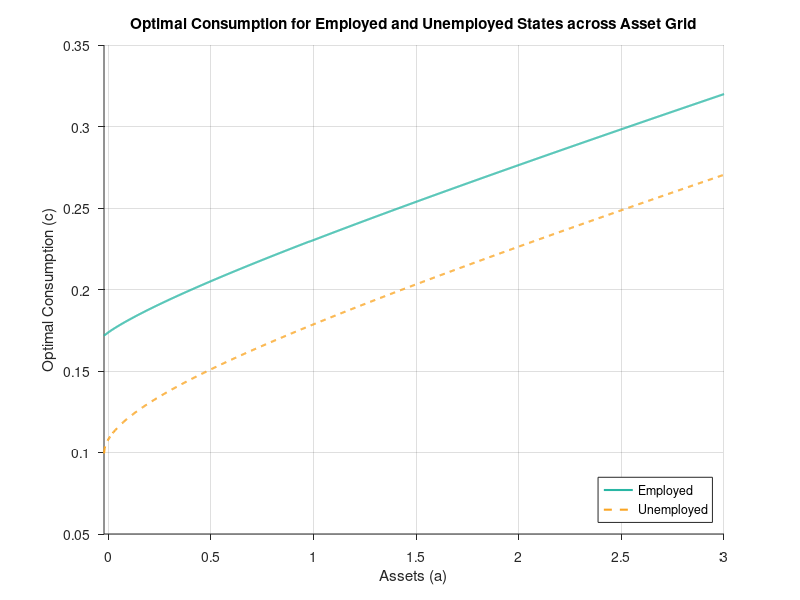
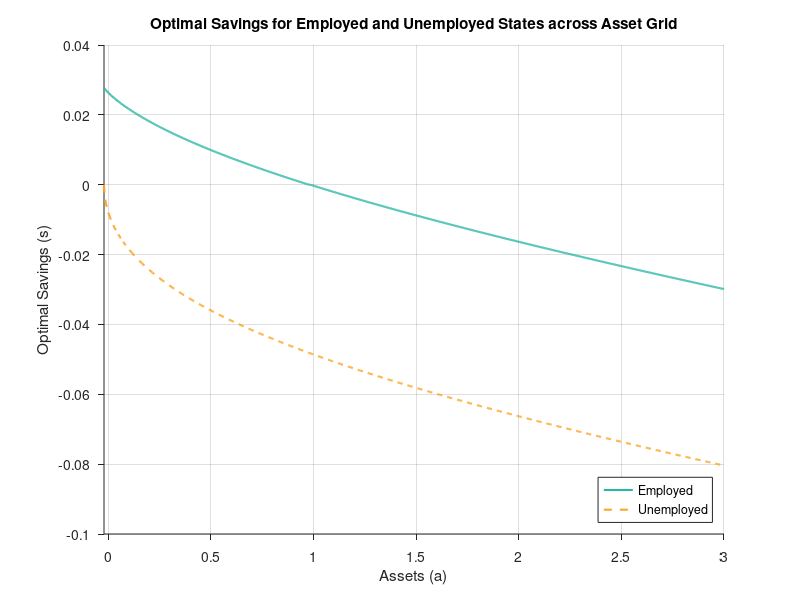
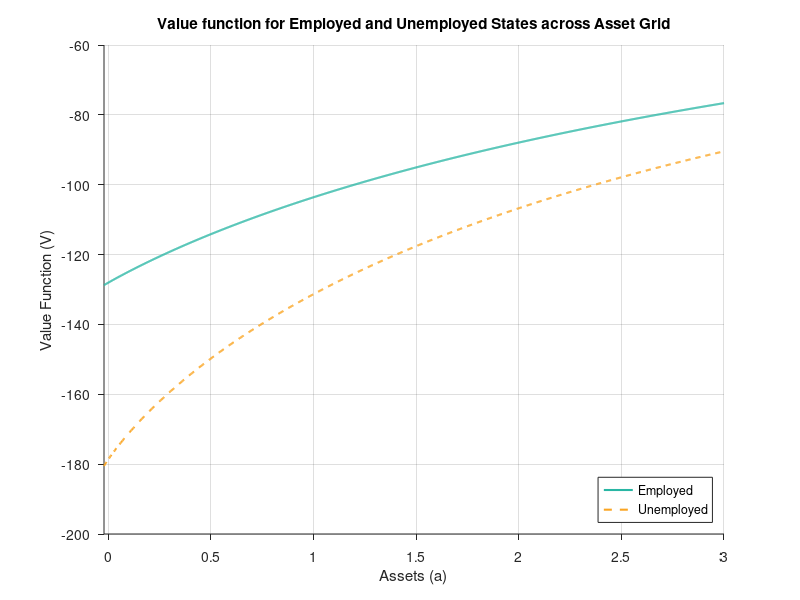

MATLAB code for these plots, in order:
%{
--------------------------------------------------------------------------------------------------------------------------
Purpose: Coding part of problem set 3
Created: Nico Rotundo 2024-11-13 
--------------------------------------------------------------------------------------------------------------------------
%}

%{ 
--------------------------------------------------------------------------------------------------------------------------
Define parameters
--------------------------------------------------------------------------------------------------------------------------
%} 
clear all;

% Relative risk aversion coefficient 
sigma = 2;

% Income
z_e = 0.2;
z_u = 0.1;
z = [z_e, z_u];

% Transition rates 
lambda_e = 0.03;
lambda_u = 0.02;
lambda = [lambda_e, lambda_u];

% Interest rate 
r = 0.03; 

% Discount rate 
rho = 0.05;

%{ 
--------------------------------------------------------------------------------------------------------------------------
Define asset grid
--------------------------------------------------------------------------------------------------------------------------
%} 

% Borrowing constraint minimum
a_min = -0.02; 

% Borrowing constraint maximum
a_max = 3; 

% Number of grid points
num_points = 1000; 

% Define grid (slide 40)
a_grid = linspace(a_min, a_max, num_points)';

% Step size
delta_a = (a_max - a_min)/(num_points-1); 

% Define double length a and z vectors
a_grid_expanded = [a_grid, a_grid];
z_matrix_expanded = ones(num_points, 1) * z;

% Max iterations 
max_iterations = 500; 

%{ 
--------------------------------------------------------------------------------------------------------------------------
Define utility function and its derivative 
--------------------------------------------------------------------------------------------------------------------------
%}

% Utility function (CRRA), handling vector inputs
U = @(c) (c.^(1 - sigma)) / (1 - sigma); 

% Derivative of utility, handling vector inputs
U_prime = @(c) c.^(-sigma);

% Inverse of derivative of utility 
U_prime_inv = @(Vp) (Vp).^(-1 / sigma); 

%{ 
--------------------------------------------------------------------------------------------------------------------------
% Initialize value functions, consumption policies, and block matrix with transition probabilities
--------------------------------------------------------------------------------------------------------------------------
%}

% Combined consumption for employed and unemployed states
% Column 1 for employed, Row 2 for unemployed
c = zeros(num_points, 2); 

% Initialize arrays for forward finite difference approximation for V'_i,j 
% Column 1 for employed, Row 2 for unemployed
V_prime_forward = zeros(num_points,2);

% Initialize arrays for forward finite difference approximation for V'_i,j 
% Column 1 for employed, Row 2 for unemployed
V_prime_backward = zeros(num_points,2);

% Construct block matrix with transition probabilities (slide 41)
A = [-speye(num_points)*lambda(1), speye(num_points)*lambda(1);
        speye(num_points)*lambda(2),-speye(num_points)*lambda(2)
        ];

%{ 
--------------------------------------------------------------------------------------------------------------------------
Compute optimal savings using both the forward and backward difference approximations, and use the approximation for 
V'_{i, j} from the slides 
--------------------------------------------------------------------------------------------------------------------------
%}

% % Initial guess (slides 39 and 40)

% Employed column 
V_0(:,1) = U(z(1) + r * a_grid)/rho;

% Unemployed column
V_0(:,2) = U(z(2) + r * a_grid)/rho;

% Set initial approximation of value function
v_approximation = V_0;

% Iterate from 1 to max_iterations
for i = 1:max_iterations

    % Set value function equal to current approximation of value function
    V = v_approximation;

    % Iterate over each employment state (1 = unemployed, 2 = employed)
    for j = 1:2  

        % % Value function finite difference approximations (slide 32)

        % Forward difference for state j
        V_prime_forward(1:num_points-1, j) = (V(2:num_points, j) - V(1:num_points-1, j)) / delta_a;

        % State constraint a <= a_max (slide 38)
        V_prime_forward(num_points, j) = U_prime(z(j) + r * a_max);  

        % Backward difference for state j
        V_prime_backward(2:num_points, j) = (V(2:num_points, j) - V(1:num_points-1, j)) / delta_a;

        % Borrowing constraint (slide 38)
        V_prime_backward(1, j) = U_prime(z(j) + r * a_min);  

        % Consumption finite difference approximations for state j (hw page 1)
        c_forward(:, j) = U_prime_inv(V_prime_forward(:, j));
        c_backward(:, j) = U_prime_inv(V_prime_backward(:, j));
        c_0(:, j) = z(j) + r * a_grid;

        % Savings finite difference approximations for state j (slide 32)
        savings_forward(:, j) = z(j) + r * a_grid - c_forward(:, j);
        savings_backward(:, j) = z(j) + r * a_grid - c_backward(:, j);

        % Derivative of value function at steady state for state j 
        V_prime_bar(:, j) = U_prime(c_0(:, j));
        
        % Upwind scheme to select V'_i,j for state j (slide 32)
        V_prime_upwind(:, j) = V_prime_forward(:, j) .* (savings_forward(:, j) > 0) + ...
                               V_prime_backward(:, j) .* (savings_backward(:, j) < 0) + ...
                               V_prime_bar(:, j) .* (1 - (savings_forward(:, j) > 0) - (savings_backward(:, j) < 0));

        % Optimal consumption for state j
        c(:, j) = U_prime_inv(V_prime_upwind(:, j));

        % Maximized utility for state j
        u_optimal(:, j) = U(c(:, j));
    end

    % Construct matrices for each state (slide 36)
    x_matrix = -min(savings_backward, 0) / delta_a;
    y_matrix = -max(savings_forward, 0) / delta_a + min(savings_backward, 0) / delta_a;
    z_matrix = max(savings_forward, 0) / delta_a;

    % % Construct S^n D^n matrix (slide 45)

    % Employed
    S_D_employed = spdiags(y_matrix(:, 1), 0, num_points, num_points) + ...
                   spdiags(x_matrix(2:num_points, 1), -1, num_points, num_points) + ...
                   spdiags([0; z_matrix(1:num_points-1, 1)], 1, num_points, num_points);

    % Unemployed
    S_D_unemployed = spdiags(y_matrix(:, 2), 0, num_points, num_points) + ...
                     spdiags(x_matrix(2:num_points, 2), -1, num_points, num_points) + ...
                     spdiags([0; z_matrix(1:num_points-1, 2)], 1, num_points, num_points);
    
    % N-step transition matrix (slide 45)
    P = [S_D_employed, sparse(num_points, num_points); sparse(num_points, num_points), S_D_unemployed] + A;

    % Construct discretized Bellman operator
    B = (rho + 1/num_points) * speye(2 * num_points) - P;

    % Stack optimal utility and value function matrices for both states
    u_optimal_stacked = [u_optimal(:, 1); u_optimal(:, 2)];
    V_stacked = [V(:, 1); V(:, 2)];
    
    % Solve system of equations
    b = u_optimal_stacked + V_stacked / num_points;
    V_stacked = B \ b; 

    % Reshape V_stacked back to its original structure
    V = [V_stacked(1:num_points), V_stacked(num_points+1:2*num_points)];

    % Update approximation for the next iteration
    v_approximation = V;
end


% Optimal savings (hw page 1)
s_optimal = z_matrix_expanded + r .* a_grid_expanded - c;

% Question 1: Plot optimal consumption
figure;
    plot(a_grid, c(:, 1), 'b-', 'LineWidth', 1.5, 'DisplayName', 'Employed', 'Color', [41/255, 182/255, 164/255]);
    hold on;

    plot(a_grid, c(:, 2), 'r--', 'LineWidth', 1.5, 'DisplayName', 'Unemployed', 'Color', [250/255, 165/255, 35/255]);

    xlabel('Assets (a)');
    xlim([a_min a_max]);

    ylabel('Optimal Consumption (c)');

    legend('Employed', 'Unemployed', 'Location', 'southeast');

    title('Optimal Consumption for Employed and Unemployed States across Asset Grid');

    set(gca, 'TickDir', 'out'); 
    box off; 

    grid on;
    hold off;

% Export graph
exportgraphics(gcf, '/Users/nicorotundo/Documents/GitHub/DynamicProgramming2024/problem_sets/problem_set_3/output/question_1.pdf', 'ContentType', 'vector');

% Question 2: Plot optimal savings
figure;
    plot(a_grid, s_optimal(:, 1), 'b-', 'LineWidth', 1.5, 'DisplayName', 'Employed', 'Color', [41/255, 182/255, 164/255]);
    hold on;

    plot(a_grid, s_optimal(:, 2), 'r--', 'LineWidth', 1.5, 'DisplayName', 'Unemployed', 'Color', [250/255, 165/255, 35/255]);

    xlabel('Assets (a)');
    xlim([a_min a_max]);

    ylabel('Optimal Savings (s)');

    legend('Employed', 'Unemployed', 'Location', 'southeast');

    title('Optimal Savings for Employed and Unemployed States across Asset Grid');

    set(gca, 'TickDir', 'out'); 
    box off; 

    grid on;
    hold off;

% Export graph
exportgraphics(gcf, '/Users/nicorotundo/Documents/GitHub/DynamicProgramming2024/problem_sets/problem_set_3/output/question_2.pdf', 'ContentType', 'vector');


% Question 3: Plot value function
figure;
    plot(a_grid, V(:, 1), 'b-', 'LineWidth', 1.5, 'DisplayName', 'Employed', 'Color', [41/255, 182/255, 164/255]);
    hold on;

    plot(a_grid, V(:, 2), 'r--', 'LineWidth', 1.5, 'DisplayName', 'Unemployed', 'Color', [250/255, 165/255, 35/255]);

    xlabel('Assets (a)');
    xlim([a_min a_max]);

    ylabel('Value Function (V)');

    legend('Employed', 'Unemployed', 'Location', 'southeast');

    title('Value function for Employed and Unemployed States across Asset Grid');

    set(gca, 'TickDir', 'out'); 
    box off; 

    grid on;
    hold off;

% Export graph
exportgraphics(gcf, '/Users/nicorotundo/Documents/GitHub/DynamicProgramming2024/problem_sets/problem_set_3/output/question_3.pdf', 'ContentType', 'vector');




